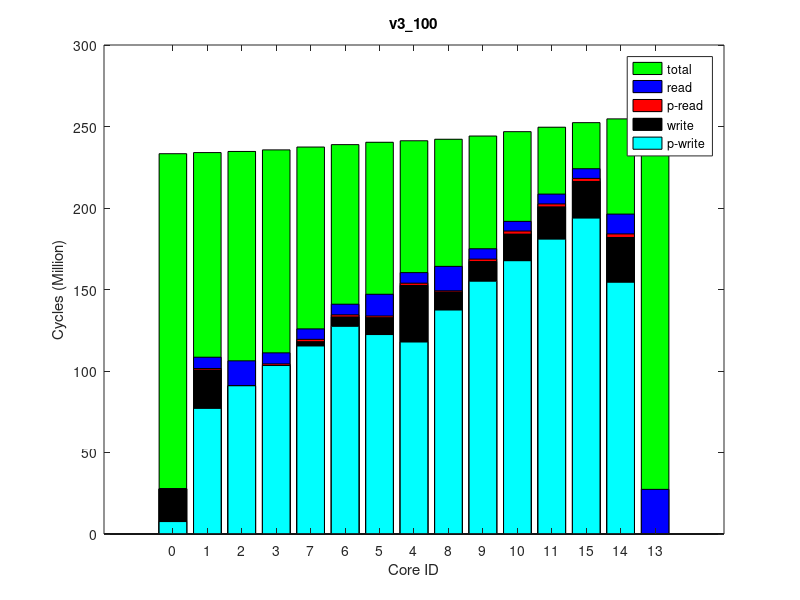

This chart was generated by the following MATLAB code:
times(1, :, :) = [
197100, 234927247, 0
934292, 235618222, 0
500866, 236319708, 0
1051246, 237290997, 0
1379049, 243018020, 0
1006100, 242064118, 0
1308222, 240568517, 0
1399891, 239049432, 0
717985, 243978045, 0
1481958, 246021722, 0
1891736, 248800689, 0
1802949, 251649403, 0
0, 257211160, 0
2181587, 256925473, 0
1878702, 254546959, 0
];
times(2, :, :) = [
197100, 234921591, 0
934974, 235612221, 0
500860, 236315473, 0
1051276, 237283715, 0
1379032, 243012080, 0
1006352, 242056783, 0
1308331, 240560580, 0
1399589, 239041057, 0
717977, 243972220, 0
1481960, 246016742, 0
1891424, 248795976, 0
1802866, 251654054, 0
0, 257212313, 0
2182435, 256920037, 0
1878706, 254552053, 0
];
times(3, :, :) = [
197100, 234906110, 0
934472, 235597274, 0
500864, 236301473, 0
1054195, 237271922, 0
1379043, 242998727, 0
1006353, 242044486, 0
1308283, 240548538, 0
1401559, 239029121, 0
718243, 243960204, 0
1481980, 246004787, 0
1891435, 248782757, 0
1802906, 251638744, 0
0, 257203983, 0
2180815, 256916223, 0
1878419, 254537236, 0
];
times(4, :, :) = [
197100, 234897795, 0
932965, 235589273, 0
497908, 236293269, 0
1048316, 237262454, 0
1377635, 242991322, 0
1004700, 242036713, 0
1308235, 240540459, 0
1397928, 239019997, 0
715124, 243951755, 0
1479089, 245996006, 0
1890593, 248774870, 0
1802918, 251626288, 0
0, 257192442, 0
2181462, 256902716, 0
1878699, 254524176, 0
];
times(5, :, :) = [
197100, 234918711, 0
934809, 235610008, 0
499395, 236313405, 0
1048322, 237284121, 0
1379059, 243011250, 0
1006084, 242056088, 0
1308278, 240561054, 0
1398229, 239040895, 0
718273, 243971848, 0
1481948, 246016088, 0
1891434, 248794835, 0
1802926, 251651701, 0
0, 257213458, 0
2181495, 256923573, 0
1878661, 254548686, 0
];
times(6, :, :) = [
197100, 234921829, 0
935429, 235614778, 0
500854, 236318773, 0
1054206, 237290796, 0
1379038, 243020753, 0
1006074, 242065632, 0
1308332, 240569821, 0
1399599, 239049009, 0
718002, 243980934, 0
1481972, 246024741, 0
1891403, 248805031, 0
1802913, 251659521, 0
0, 257225546, 0
2180365, 256932000, 0
1878750, 254556042, 0
];
times(7, :, :) = [
197100, 234903055, 0
934820, 235595022, 0
499359, 236297219, 0
1048311, 237266747, 0
1379044, 242994566, 0
1006379, 242040464, 0
1308262, 240544611, 0
1397904, 239024335, 0
716550, 243955135, 0
1479069, 245999684, 0
1891461, 248779970, 0
1802890, 251632147, 0
0, 257196485, 0
2181478, 256905927, 0
1878707, 254529944, 0
];
times(8, :, :) = [
197100, 234912712, 0
935018, 235602669, 0
500863, 236304424, 0
1051262, 237273766, 0
1379086, 243001372, 0
1006084, 242046463, 0
1308268, 240551603, 0
1397893, 239031937, 0
717975, 243960851, 0
1481949, 246005585, 0
1891450, 248784062, 0
1802904, 251641153, 0
0, 257202333, 0
2182155, 256914012, 0
1878727, 254538533, 0
];
times(9, :, :) = [
197100, 234898954, 0
934930, 235590089, 0
499382, 236293873, 0
1048316, 237263861, 0
1379093, 242990463, 0
1005256, 242035597, 0
1308257, 240541332, 0
1398192, 239021786, 0
717990, 243951204, 0
1479089, 245995656, 0
1891757, 248773542, 0
1802933, 251624067, 0
0, 257179263, 0
2180139, 256890170, 0
1878652, 254523282, 0
];
times(10, :, :) = [
197100, 234924857, 0
935128, 235615993, 0
500844, 236317943, 0
1054164, 237287888, 0
1379063, 243014351, 0
1006364, 242059866, 0
1308246, 240565320, 0
1399602, 239045567, 0
717966, 243974662, 0
1481966, 246018957, 0
1891726, 248795391, 0
1802923, 251649620, 0
0, 257201704, 0
2181019, 256914826, 0
1878700, 254548514, 0
];
ave_times = round(squeeze(mean(times)));
format long g, ave_times
std_times = round(squeeze(std(times)));
format long g, std_times
polling_read_times = ave_times;
times(1, :, :) = [
7612332, 233445318, 0
77024933, 234131803, 0
90950681, 234832048, 0
103383411, 235793064, 0
117729574, 241402779, 0
122373864, 240474609, 0
127375762, 239019059, 0
115308066, 237534885, 0
137367760, 242335734, 0
155060230, 244310310, 0
167590467, 246996773, 0
180817457, 249741751, 0
0, 255154640, 0
154426610, 254873021, 0
193815157, 252541274, 0
];
times(2, :, :) = [
7595211, 233432804, 0
76856309, 234118195, 0
90793053, 234818395, 0
103197114, 235778001, 0
117959856, 241386515, 0
122153391, 240459059, 0
127154405, 239002713, 0
115089734, 237519319, 0
137278717, 242319857, 0
154970848, 244293815, 0
167625652, 246980330, 0
180870561, 249720719, 0
0, 255142847, 0
154417305, 254857521, 0
193788971, 252520153, 0
];
times(3, :, :) = [
7621638, 233445736, 0
77074912, 234129426, 0
90944183, 234826275, 0
103361767, 235787549, 0
117767343, 241401787, 0
122362803, 240472157, 0
127382658, 239013629, 0
115358444, 237530067, 0
137438375, 242333675, 0
154967372, 244306297, 0
167687718, 246993166, 0
180887346, 249738879, 0
0, 255161925, 0
154431527, 254877710, 0
193799888, 252536776, 0
];
times(4, :, :) = [
7635128, 233456627, 0
77035293, 234140933, 0
90928937, 234839756, 0
103339469, 235798839, 0
117709916, 241408571, 0
122348636, 240479407, 0
127369688, 239022440, 0
115309329, 237541444, 0
137360469, 242340413, 0
155091942, 244313017, 0
167613005, 246999048, 0
180830361, 249744169, 0
0, 255177684, 0
154442287, 254892744, 0
193814869, 252544109, 0
];
times(5, :, :) = [
7629334, 233444123, 0
77148702, 234127986, 0
91031686, 234825992, 0
103438442, 235785185, 0
117845914, 241397121, 0
122406281, 240467675, 0
127473522, 239010258, 0
115434428, 237526102, 0
137531300, 242329511, 0
155020972, 244302387, 0
167720015, 246987550, 0
180961408, 249730448, 0
0, 255141657, 0
154405063, 254860047, 0
193826016, 252527049, 0
];
times(6, :, :) = [
7611185, 233451292, 0
76919895, 234135784, 0
90801193, 234834207, 0
103231457, 235794250, 0
117709981, 241406769, 0
122332522, 240477154, 0
127352202, 239020269, 0
115292246, 237537051, 0
137393089, 242338208, 0
155130011, 244312636, 0
167700529, 246998108, 0
180877570, 249739940, 0
0, 255158445, 0
154441280, 254881499, 0
193793903, 252536346, 0
];
times(7, :, :) = [
7632446, 233453573, 0
77114142, 234137956, 0
90968886, 234835968, 0
103391250, 235796806, 0
117826627, 241403089, 0
122454176, 240476073, 0
127510689, 239020773, 0
115487598, 237539225, 0
137457493, 242334957, 0
155137854, 244309756, 0
167660881, 246996924, 0
180902906, 249738376, 0
0, 255160358, 0
154428167, 254879115, 0
193792562, 252535942, 0
];
times(8, :, :) = [
7629692, 233448528, 0
77106539, 234132317, 0
90962242, 234828905, 0
103411652, 235788055, 0
117735606, 241396126, 0
122415593, 240467717, 0
127448859, 239011381, 0
115412247, 237529244, 0
137385262, 242328087, 0
155099424, 244299265, 0
167643567, 246986196, 0
180895235, 249729723, 0
0, 255141788, 0
154416974, 254859544, 0
193821773, 252528048, 0
];
times(9, :, :) = [
7641477, 233463253, 0
77164191, 234148046, 0
91063303, 234847412, 0
103470231, 235808008, 0
117908143, 241422865, 0
122465683, 240492654, 0
127502623, 239033883, 0
115465811, 237550599, 0
137556124, 242354402, 0
155049679, 244328170, 0
167722298, 247013502, 0
180979505, 249759272, 0
0, 255180316, 0
154446507, 254896081, 0
193847894, 252556752, 0
];
times(10, :, :) = [
7630396, 233448863, 0
77102799, 234133118, 0
90954009, 234832587, 0
103371482, 235792970, 0
117651048, 241402248, 0
122301048, 240474092, 0
127342340, 239017451, 0
115385792, 237534453, 0
137317105, 242334859, 0
155099741, 244309958, 0
167665986, 246994920, 0
180928724, 249743094, 0
0, 255165225, 0
154435259, 254881140, 0
193818700, 252541933, 0
];
ave_times = round(squeeze(mean(times)));
format long g, ave_times
std_times = round(squeeze(std(times)));
format long g, std_times
polling_write_times = ave_times;
times(1, :, :) = [
0, 259262390, 0
7847512, 260028942, 64000
15688797, 260775316, 128000
7833723, 261802318, 64000
7869181, 267931805, 64000
14339652, 266903159, 128000
7830279, 265299963, 64000
7828480, 263662390, 64000
15708226, 268939704, 128000
7841998, 271092066, 64000
7828074, 274006904, 64000
7830027, 276966713, 64000
27383578, 282757634, 255980
14342597, 282462433, 128000
7832675, 280018386, 64000
];
times(2, :, :) = [
0, 259269729, 0
7847173, 260037399, 64000
15688934, 260784058, 128000
7833689, 261812706, 64000
7884373, 267938234, 64000
14338829, 266909816, 128000
7829970, 265305580, 64000
7828432, 263669838, 64000
15701366, 268946148, 128000
7841532, 271098537, 64000
7828110, 274013704, 64000
7830495, 276974015, 64000
27383561, 282772470, 255980
14343176, 282477235, 128000
7832468, 280025727, 64000
];
times(3, :, :) = [
0, 259268830, 0
7860934, 260036103, 64000
15693063, 260782391, 128000
7833682, 261815030, 64000
7869087, 267939141, 64000
14339625, 266910864, 128000
7830257, 265307040, 64000
7828523, 263673723, 64000
15708740, 268946622, 128000
7841825, 271098291, 64000
7828020, 274012117, 64000
7830404, 276973050, 64000
27383497, 282763431, 255980
14342867, 282469442, 128000
7832600, 280024741, 64000
];
times(4, :, :) = [
0, 259251341, 0
7847035, 260018115, 64000
15689354, 260765124, 128000
7833723, 261796493, 64000
7884610, 267922091, 64000
14338520, 266893053, 128000
7830102, 265289041, 64000
7828490, 263654718, 64000
15701287, 268930899, 128000
7841486, 271082901, 64000
7827999, 273998312, 64000
7830393, 276956751, 64000
27385073, 282754529, 255980
14343147, 282458604, 128000
7832475, 280008109, 64000
];
times(5, :, :) = [
0, 259274076, 0
7847383, 260039614, 64000
15688988, 260786478, 128000
7833735, 261813112, 64000
7869201, 267949019, 64000
14339464, 266920957, 128000
7830183, 265317206, 64000
7828458, 263678290, 64000
15707940, 268956495, 128000
7841880, 271108987, 64000
7828054, 274024753, 64000
7830112, 276984166, 64000
27384841, 282781399, 255980
14342617, 282488905, 128000
7832583, 280035989, 64000
];
times(6, :, :) = [
0, 259272848, 0
7860792, 260040309, 64000
15693103, 260786644, 128000
7833709, 261814068, 64000
7884514, 267936918, 64000
14338677, 266908353, 128000
7829929, 265304431, 64000
7828461, 263668566, 64000
15704846, 268944208, 128000
7842027, 271096500, 64000
7828034, 274011271, 64000
7830490, 276971691, 64000
27383301, 282770745, 255980
14342522, 282471558, 128000
7832667, 280023616, 64000
];
times(7, :, :) = [
0, 259272808, 0
7847126, 260038233, 64000
15685225, 260784743, 128000
7834660, 261812446, 64000
7869221, 267936971, 64000
14338684, 266908705, 128000
7829952, 265304925, 64000
7828477, 263666478, 64000
15697780, 268944704, 128000
7839556, 271096616, 64000
7828034, 274013755, 64000
7830546, 276974336, 64000
27383285, 282768642, 255980
14343226, 282472844, 128000
7832523, 280025910, 64000
];
times(8, :, :) = [
0, 259261065, 0
7860597, 260028621, 64000
15689406, 260774856, 128000
7826925, 261803613, 64000
7884384, 267919825, 64000
14339581, 266891547, 128000
7830191, 265287515, 64000
7828520, 263652625, 64000
15701852, 268928507, 128000
7839550, 271081311, 64000
7828152, 273996516, 64000
7830473, 276956267, 64000
27382981, 282749412, 255980
14342542, 282454824, 128000
7832585, 280007927, 64000
];
times(9, :, :) = [
0, 259266391, 0
7847165, 260033588, 64000
15685520, 260780215, 128000
7826958, 261806660, 64000
7868798, 267937123, 64000
14339584, 266908858, 128000
7830228, 265304962, 64000
7828441, 263663874, 64000
15697807, 268944911, 128000
7841551, 271096773, 64000
7828083, 274013567, 64000
7830104, 276972979, 64000
27383251, 282760113, 255980
14343479, 282469059, 128000
7832498, 280024270, 64000
];
times(10, :, :) = [
0, 259278766, 0
7860850, 260044946, 64000
15692963, 260791065, 128000
7833670, 261819672, 64000
7869020, 267950392, 64000
14339516, 266922244, 128000
7830189, 265318073, 64000
7828459, 263678006, 64000
15697825, 268958840, 128000
7839591, 271110905, 64000
7828063, 274024879, 64000
7830501, 276978713, 64000
27384590, 282770208, 255980
14342707, 282475288, 128000
7832620, 280030255, 64000
];
ave_times = round(squeeze(mean(times)));
format long g, ave_times
std_times = round(squeeze(std(times)));
format long g, std_times
read_times = ave_times;
times(1, :, :) = [
0, 233290703, 0
0, 233977936, 0
0, 234674820, 0
0, 235631924, 0
0, 241229307, 0
0, 240304162, 0
0, 238854381, 0
0, 237376483, 0
0, 242155530, 0
0, 244128610, 0
0, 246807675, 0
0, 249538359, 0
0, 254927120, 0
0, 254644668, 0
0, 252339343, 0
];
times(2, :, :) = [
0, 233297377, 0
0, 233984140, 0
0, 234679735, 0
0, 235638668, 0
0, 241235587, 0
0, 240312941, 0
0, 238864299, 0
0, 237384138, 0
0, 242163020, 0
0, 244134904, 0
0, 246814777, 0
0, 249551246, 0
0, 254935867, 0
0, 254656369, 0
0, 252351397, 0
];
times(3, :, :) = [
0, 233308716, 0
0, 233995433, 0
0, 234692140, 0
0, 235650224, 0
0, 241248509, 0
0, 240323100, 0
0, 238874605, 0
0, 237395597, 0
0, 242175250, 0
0, 244147827, 0
0, 246827937, 0
0, 249559610, 0
0, 254960692, 0
0, 254674192, 0
0, 252360140, 0
];
times(4, :, :) = [
0, 233318828, 0
0, 234006797, 0
0, 234703196, 0
0, 235661059, 0
0, 241259058, 0
0, 240334491, 0
0, 238885531, 0
0, 237407117, 0
0, 242187274, 0
0, 244160263, 0
0, 246840311, 0
0, 249569181, 0
0, 254958324, 0
0, 254679965, 0
0, 252369460, 0
];
times(5, :, :) = [
0, 233323530, 0
0, 234009159, 0
0, 234704598, 0
0, 235664225, 0
0, 241264727, 0
0, 240339190, 0
0, 238888896, 0
0, 237409829, 0
0, 242190156, 0
0, 244161733, 0
0, 246842341, 0
0, 249575231, 0
0, 254964442, 0
0, 254684132, 0
0, 252375926, 0
];
times(6, :, :) = [
0, 233324451, 0
0, 234011773, 0
0, 234709373, 0
0, 235668640, 0
0, 241272138, 0
0, 240346352, 0
0, 238893267, 0
0, 237414104, 0
0, 242198177, 0
0, 244171580, 0
0, 246852100, 0
0, 249581999, 0
0, 254974703, 0
0, 254696824, 0
0, 252382080, 0
];
times(7, :, :) = [
0, 233338292, 0
0, 234025588, 0
0, 234723106, 0
0, 235681886, 0
0, 241282837, 0
0, 240356747, 0
0, 238905965, 0
0, 237427548, 0
0, 242210378, 0
0, 244181909, 0
0, 246862592, 0
0, 249596574, 0
0, 254994979, 0
0, 254712008, 0
0, 252397173, 0
];
times(8, :, :) = [
0, 233311381, 0
0, 233997822, 0
0, 234693222, 0
0, 235652128, 0
0, 241251459, 0
0, 240326212, 0
0, 238875561, 0
0, 237396672, 0
0, 242177615, 0
0, 244148733, 0
0, 246827673, 0
0, 249559032, 0
0, 254939285, 0
0, 254663510, 0
0, 252359819, 0
];
times(9, :, :) = [
0, 233320793, 0
0, 234007590, 0
0, 234705242, 0
0, 235664197, 0
0, 241260738, 0
0, 240335754, 0
0, 238885968, 0
0, 237408879, 0
0, 242187850, 0
0, 244160424, 0
0, 246838732, 0
0, 249569570, 0
0, 254969742, 0
0, 254689301, 0
0, 252369609, 0
];
times(10, :, :) = [
0, 233327148, 0
0, 234014493, 0
0, 234709561, 0
0, 235668683, 0
0, 241260954, 0
0, 240337262, 0
0, 238890760, 0
0, 237412649, 0
0, 242187425, 0
0, 244161073, 0
0, 246841093, 0
0, 249572322, 0
0, 254969069, 0
0, 254686684, 0
0, 252373162, 0
];
ave_times = round(squeeze(mean(times)));
format long g, ave_times
std_times = round(squeeze(std(times)));
format long g, std_times
total_times = ave_times;
times(1, :, :) = [
27679045, 235570594, 64000
101017697, 236245564, 128000
90976698, 236932569, 64000
103819626, 237883312, 64000
152380788, 243488879, 128000
133036019, 242575241, 64000
133570441, 241103700, 64000
118524933, 239623459, 64000
148707097, 244423227, 64000
167201906, 246425284, 64000
184070373, 249152763, 64000
200794559, 251870461, 64000
0, 257333590, 0
181931614, 257051648, 64000
216270989, 254749003, 64000
];
times(2, :, :) = [
27670936, 235564052, 64000
100544780, 236239107, 128000
90520930, 236928460, 64000
103339210, 237878969, 64000
152560437, 243483950, 128000
132667151, 242569928, 64000
133094875, 241099214, 64000
117906007, 239620525, 64000
148460921, 244418627, 64000
167240448, 246421518, 64000
183988625, 249146584, 64000
200717796, 251862747, 64000
0, 257306672, 0
181922150, 257030677, 64000
216270455, 254741855, 64000
];
times(3, :, :) = [
27660757, 235559674, 64000
100633420, 236235186, 128000
90561933, 236924863, 64000
103385378, 237873195, 64000
152432050, 243478856, 128000
132744441, 242565221, 64000
133188680, 241094516, 64000
118133339, 239614047, 64000
148447636, 244413419, 64000
167177061, 246416475, 64000
183985009, 249145545, 64000
200724339, 251863242, 64000
0, 257322416, 0
181916615, 257042544, 64000
216259639, 254743124, 64000
];
times(4, :, :) = [
27657077, 235563436, 64000
100735191, 236238502, 128000
90666378, 236925727, 64000
103456320, 237876431, 64000
152498063, 243482490, 128000
132760597, 242568644, 64000
133173618, 241098748, 64000
118107508, 239618495, 64000
148347403, 244417774, 64000
166947813, 246420316, 64000
183758608, 249146224, 64000
200506796, 251858737, 64000
0, 257308617, 0
181911128, 257032019, 64000
216266200, 254738040, 64000
];
times(5, :, :) = [
27641177, 235557963, 64000
100474549, 236234680, 128000
90403100, 236922347, 64000
103196941, 237872396, 64000
152541172, 243478869, 128000
132710794, 242564696, 64000
133171165, 241093926, 64000
118052248, 239612988, 64000
148413767, 244412997, 64000
167303217, 246415577, 64000
184052111, 249142272, 64000
200748918, 251861241, 64000
0, 257324903, 0
181924625, 257045086, 64000
216336348, 254742657, 64000
];
times(6, :, :) = [
27650688, 235557193, 64000
100604278, 236234392, 128000
90613518, 236922942, 64000
103244746, 237872636, 64000
152514573, 243478795, 128000
132646436, 242564942, 64000
133107811, 241093896, 64000
117873409, 239613234, 64000
148464222, 244413574, 64000
167224630, 246416320, 64000
184024013, 249142838, 64000
200781486, 251860054, 64000
0, 257311251, 0
181928595, 257034788, 64000
216310531, 254739266, 64000
];
times(7, :, :) = [
27641991, 235549384, 64000
100548422, 236225491, 128000
90496544, 236913845, 64000
103188754, 237864872, 64000
152482779, 243472543, 128000
132750762, 242557798, 64000
133021004, 241086894, 64000
117819784, 239606253, 64000
148492522, 244407198, 64000
167167883, 246409498, 64000
184055512, 249137253, 64000
200695143, 251853635, 64000
0, 257314011, 0
181929898, 257035704, 64000
216310652, 254732243, 64000
];
times(8, :, :) = [
27636105, 235539235, 64000
100425644, 236214860, 128000
90327678, 236903645, 64000
102996568, 237854852, 64000
152454292, 243462159, 128000
132728639, 242547374, 64000
132995818, 241077213, 64000
117838551, 239597404, 64000
148489261, 244396611, 64000
167282525, 246398979, 64000
184008496, 249125977, 64000
200635862, 251839346, 64000
0, 257293075, 0
181903632, 257011584, 64000
216219581, 254719797, 64000
];
times(9, :, :) = [
27649786, 235555404, 64000
100558721, 236231570, 128000
90593811, 236920598, 64000
103347476, 237869188, 64000
152489818, 243475304, 128000
132721350, 242561628, 64000
133207264, 241089893, 64000
118063435, 239609347, 64000
148493323, 244409791, 64000
167164042, 246412406, 64000
183908653, 249140609, 64000
200711508, 251863574, 64000
0, 257317724, 0
181923779, 257039999, 64000
216278428, 254743278, 64000
];
times(10, :, :) = [
27646034, 235549948, 64000
100497403, 236225539, 128000
90382389, 236913105, 64000
103090788, 237863021, 64000
152482974, 243468825, 128000
132623204, 242555215, 64000
132961727, 241084950, 64000
117852363, 239604535, 64000
148557651, 244403784, 64000
166941046, 246406939, 64000
183921776, 249134054, 64000
200697318, 251852268, 64000
0, 257304677, 0
181920472, 257025953, 64000
216234236, 254731655, 64000
];
ave_times = round(squeeze(mean(times)));
format long g, ave_times
std_times = round(squeeze(std(times)));
format long g, std_times
write_times = ave_times;
mytitle = 'v3\_100';
order = [1 2 3 4 8 7 6 5 9 10 11 12 15 14 13];

total_times = total_times(:, 2)(order);

read_times = read_times(:, 1)(order);
write_times = write_times(:, 1)(order);

polling_read_times = polling_read_times(:, 1)(order);
polling_write_times = polling_write_times(:, 1)(order);

total_times /= 1000000;

read_times /= 1000000;
write_times /= 1000000;

polling_read_times /= 1000000;
polling_write_times /= 1000000;

% laying read on top of write
read_times += write_times;
polling_read_times += write_times;

figure(1);
clf()
% set(gcf, 'Position', get(0,'Screensize'));
% set(gcf,'units','normalized','outerposition',[0 0 1 1])
bar(0:14, total_times,'g');
hold on;
bar(0:14, read_times,'b');
bar(0:14, polling_read_times,'r');
bar(0:14, write_times,'k');
bar(0:14, polling_write_times,'c');
hold off

axis([-2 16 0 300])
% axis([-1 15])
set(gca,'XTick',0:14);
set(gca,'xticklabel',{ '0'; '1'; '2'; '3'; '7'; '6'; '5'; '4'; '8'; '9'; '10'; '11'; '15'; '14'; '13' })

xlabel('Core ID')
ylabel('Cycles (Million)')

legend('total', 'read', 'p-read', 'write', 'p-write')
title(mytitle)
print(1, strcat(mytitle, '.png'))
